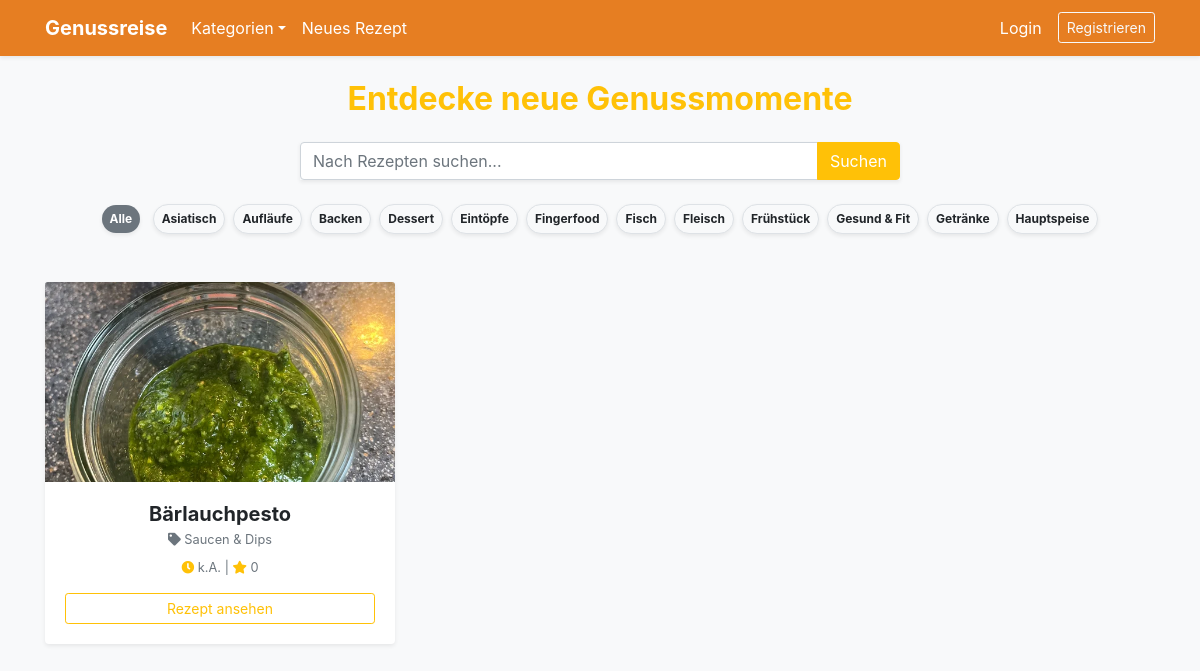
Before: / with the older database file.
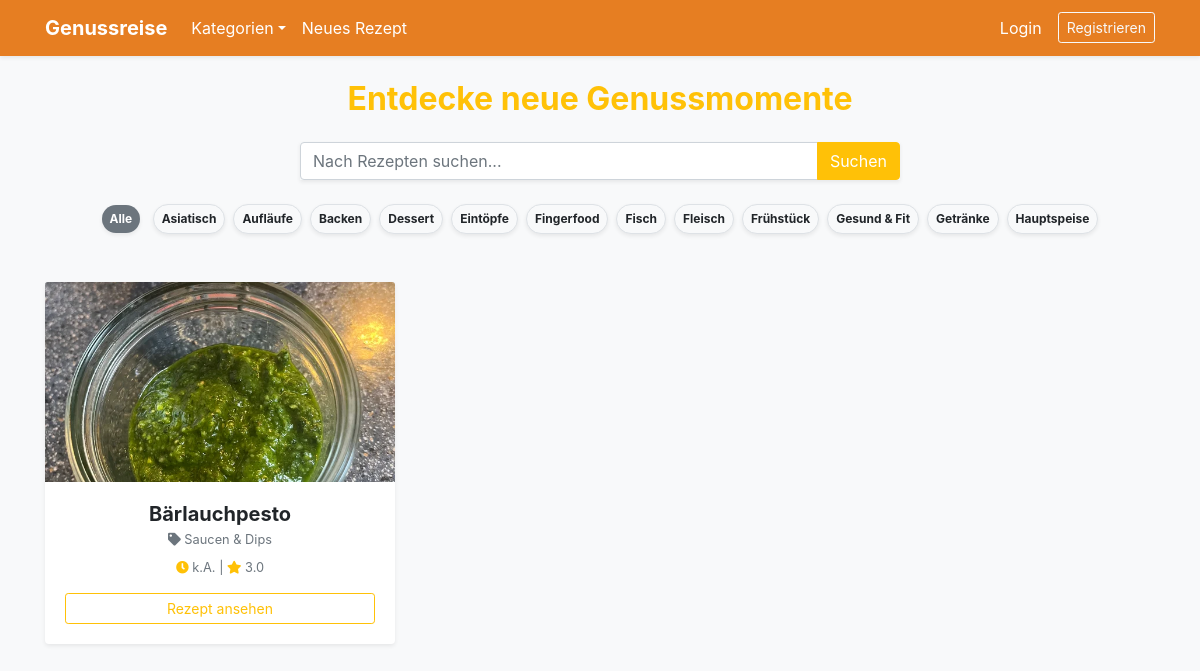
After: the same page with the newer database file.
### app.py (models this page shows)
class Recipe(db.Model):
    id = db.Column(db.Integer, primary_key=True)
    name = db.Column(db.String(100), nullable=False)
    instructions = db.Column(db.Text, nullable=False)
    image_file = db.Column(db.String(100), nullable=False, default='default.jpg')
    prep_time = db.Column(db.Integer, default=0)
    cook_time = db.Column(db.Integer, default=0)
    rest_time = db.Column(db.Integer, default=0)
    servings = db.Column(db.Integer, default=1)
    calories = db.Column(db.Integer, default=0)
    protein = db.Column(db.Float, default=0.0)
    carbs = db.Column(db.Float, default=0.0)
    fat = db.Column(db.Float, default=0.0)
    rating_sum = db.Column(db.Integer, default=0)
    rating_count = db.Column(db.Integer, default=0)
    user_id = db.Column(db.Integer, db.ForeignKey('user.id'), nullable=False)
    category_id = db.Column(db.Integer, db.ForeignKey('category.id'), nullable=True)
    ingredients = db.relationship('Ingredient', backref='recipe', lazy=True, cascade="all, delete-orphan")
    comments = db.relationship('Comment', backref='recipe', lazy=True, cascade="all, delete-orphan")
    @property
    def total_time_formatted(self):
        total = (self.prep_time or 0) + (self.cook_time or 0) + (self.rest_time or 0)
        if total == 0: return "k.A."
        if total >= 60:
            h, m = total // 60, total % 60
            return f"{h} Std. {m} Min." if m > 0 else f"{h} Std."
        return f"{total} Min."

class Category(db.Model):
    id = db.Column(db.Integer, primary_key=True)
    name = db.Column(db.String(50), unique=True, nullable=False)
    recipes = db.relationship('Recipe', backref='category_rel', lazy=True)

### app.py (the view)
@app.route("/")
def index():
    page = request.args.get('page', 1, type=int)
    search = request.args.get('search')
    if search:
        pagination = Recipe.query.filter((Recipe.name.contains(search)) | (Recipe.instructions.contains(search))).order_by(Recipe.id.desc()).paginate(page=page, per_page=9)
    else:
        pagination = Recipe.query.order_by(Recipe.id.desc()).paginate(page=page, per_page=9)
    for r in pagination.items:
        r.avg_rating = round(r.rating_sum / r.rating_count, 1) if r.rating_count > 0 else 0
    return render_template('index.html', recipes=pagination, search_query=search)

### app.py (called while the page is built)
@app.context_processor
def inject_categories():
    return dict(all_categories=Category.query.order_by(Category.name).all())

### templates/index.html (shortened to what this page needs)
{% extends "base.html" %}
{% block content %}
<div class="mb-4 text-center">
    <h2 class="text-warning font-weight-bold mb-4">{% if current_category %}Kategorie: {{ current_category.name }}{% else %}Entdecke neue Genussmomente{% endif %}</h2>
    <form action="{{ url_for('index') }}" method="GET" class="input-group shadow-sm mb-4 mx-auto" style="max-width: 600px;">
        <input type="text" name="search" class="form-control" placeholder="Nach Rezepten suchen..." value="{{ search_query or '' }}">
        <div class="input-group-append"><button class="btn btn-warning text-white" type="submit">Suchen</button></div>
    </form>
    <div class="mb-5">
        <a href="{{ url_for('index') }}" class="badge badge-pill badge-secondary p-2 mx-1 shadow-sm">Alle</a>
        {% for cat in all_categories[:12] %}<a href="{{ url_for('recipes_in_category', category_id=cat.id) }}" class="badge badge-pill {% if current_category and current_category.id == cat.id %}badge-warning text-white{% else %}badge-light border{% endif %} p-2 mx-1 shadow-sm">{{ cat.name }}</a>{% endfor %}
    </div>
</div>
<div class="row">
    {% for recipe in recipes.items %}
    <div class="col-md-4 mb-4">
        <div class="card h-100 border-0 shadow-sm" style="transition: 0.3s;" onmouseover="this.style.transform='translateY(-5px)'" onmouseout="this.style.transform='translateY(0)'">
            <img src="{{ url_for('static', filename='uploads/' + recipe.image_file) }}" class="card-img-top" style="height: 200px; object-fit: cover;">
            <div class="card-body text-center">
                <h5 class="font-weight-bold mb-1">{{ recipe.name }}</h5>
                <p class="text-muted small mb-2"><i class="fas fa-tag"></i> {{ recipe.category_rel.name if recipe.category_rel else 'Allgemein' }}</p>
                <p class="small text-muted"><i class="fas fa-clock text-warning"></i> {{ recipe.total_time_formatted }} | <i class="fas fa-star text-warning"></i> {{ recipe.avg_rating }}</p>
                <a href="{{ url_for('recipe_detail', recipe_id=recipe.id) }}" class="btn btn-outline-warning btn-sm btn-block stretched-link">Rezept ansehen</a>
            </div>
        </div>
    </div>
    {% endfor %}
</div>
{% endblock %}

Changed rows visible on the page:
changed Recipe "Bärlauchpesto": avg_rating "0" → "3.0"
